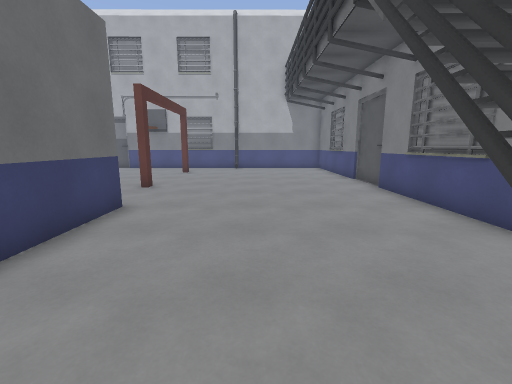
[1] (above)

12 first-person views from a walk through a 3-D level made in the Godot game engine. The camera is 1.5 m above the floor, tilts 10° down and sees 90° across. The floor is counted in squares, 1 m on a side. Each view is taken from the middle of a square. On the plan, view 1 faces up. The plan holds only what a view shows up to about 13 squares ahead; the rest is blank. The place goes on beyond the plan. Flat picture figures and markers are left out. Surface patterns are stand-ins for the level's own textures.

[2]
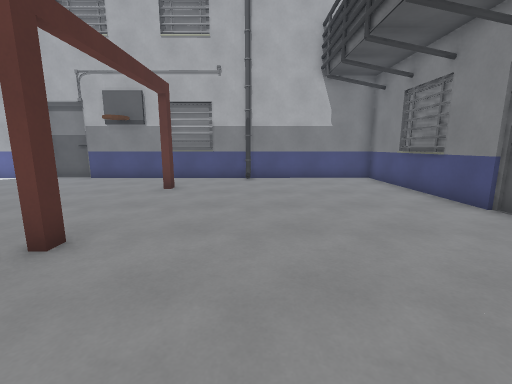

[3]
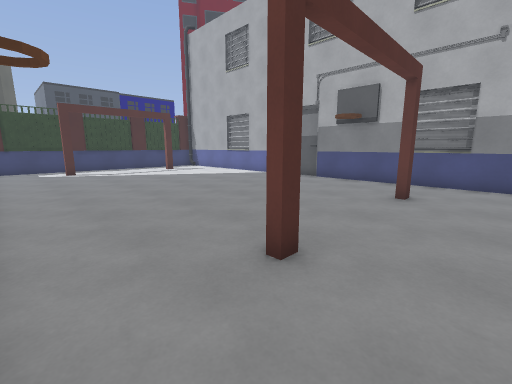

[4]
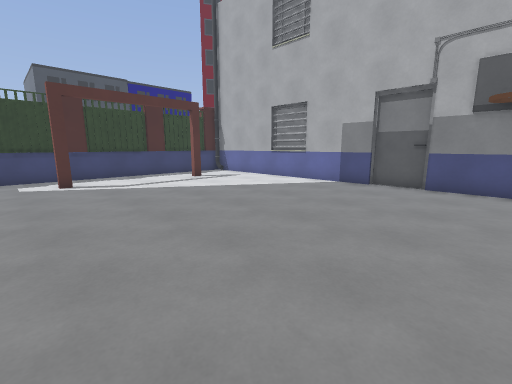

[5]
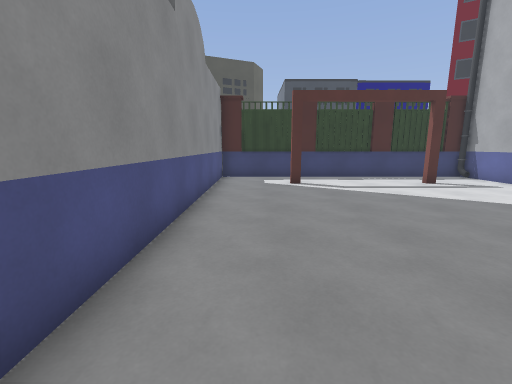

[6]
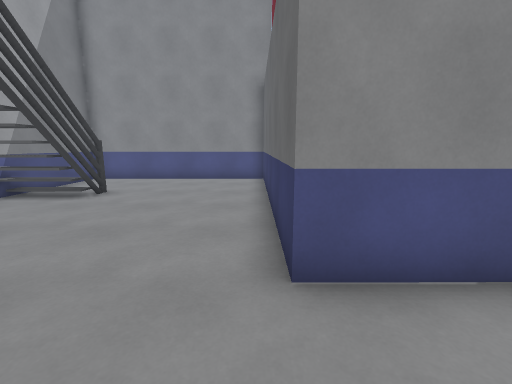

[7]
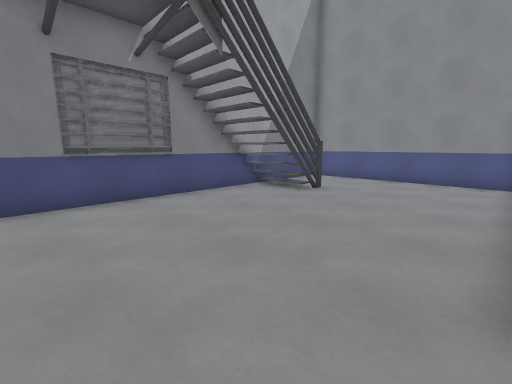

[8]
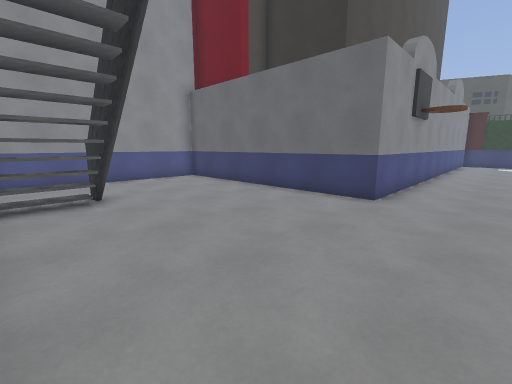

[9]
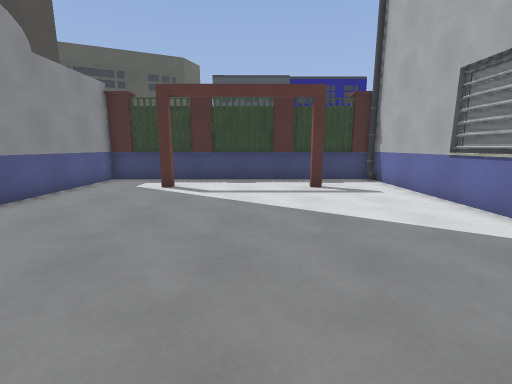

[10]
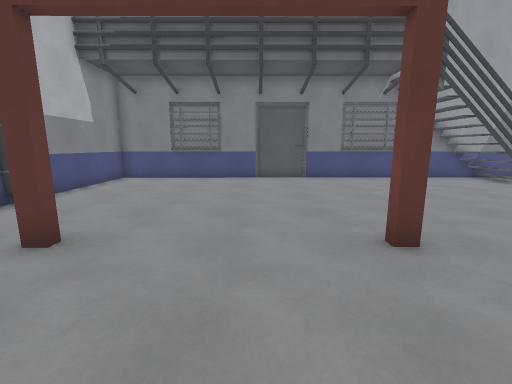

[11]
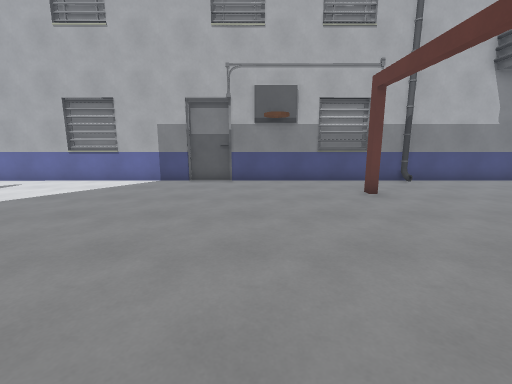

[12]
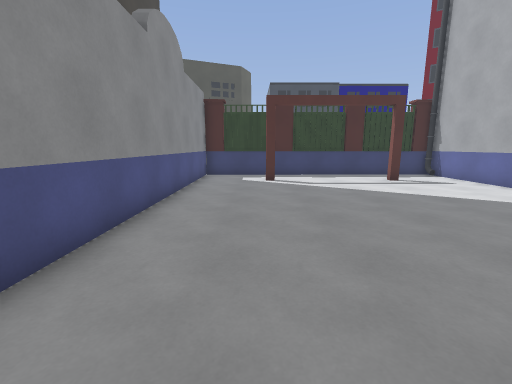

### Floor plan
Points are (right, up) in squares from view 1. A wall is a line through its corners. A room is listed if a view was taken in it or the views show most of it. See-through windows are left out.
Room 1 (views 1, 2, 3, 4, 5, 6, 7, 8, 9, 10, 11, 12)
walls: (-4.3, 9.9) (-4, 9.9) (-4, 9.5) (-4.3, 9.5) (-4.3, 9.9); (-4.1, 15.6) (-4.1, 15.1) (-4.3, 15.1) (-4.3, 15.6); (-3, 18.7) (-5.2, 18.7); (-9.1, 18.7) (-11, 18.7); (-10.8, 18.5) (-21, 18.4) (-20.9, 6.3) (-3.4, 6.4) (-3.4, -2.5); (4.6, 11.9) (4.6, 18.5) (-9.6, 18.5); (4.8, 9.5) (4.8, 12); (-14.1, 18.7) (-16.3, 18.7); (2.1, 2.4) (2.2, 2.4) (2.3, 1.6); (1.8, 1.2) (2.1, 2.3); (-18.5, 9.9) (-18.5, 9.4); (2.2, 1.5) (2, 2.6); (1.8, 0.9) (2.2, 1.3) (2.3, 0.6); (2.2, 0.6) (2, 1.6); (2, 0.4) (2.2, 1.3); (-18.5, 15.5) (-18.5, 15); (-3.4, -3.2) (4.6, -3.2) (4.6, 9.6); (-21.1, 10) (-21.1, 7.3); (-21.2, 13.9) (-21.1, 10.9); (-21.2, 17.4) (-21.2, 15.3)
ways out: gap at (2, 2)

Where each view was taken, in squares from view 1:
view 1: 0 up, 0 right, facing up
view 2: 6 up, 1 left, facing up
view 3: 7 up, 2 left, facing up-left
view 4: 8 up, 7 left, facing up-left
view 5: 8 up, 8 left, facing left
view 6: 9 up, 3 left, facing down
view 7: 9 up, 3 left, facing down-right
view 8: 9 up, 4 right, facing down-left
view 9: 13 up, 9 left, facing left
view 10: 12 up, 8 left, facing right
view 11: 7 up, 8 left, facing up
view 12: 9 up, 7 left, facing left
